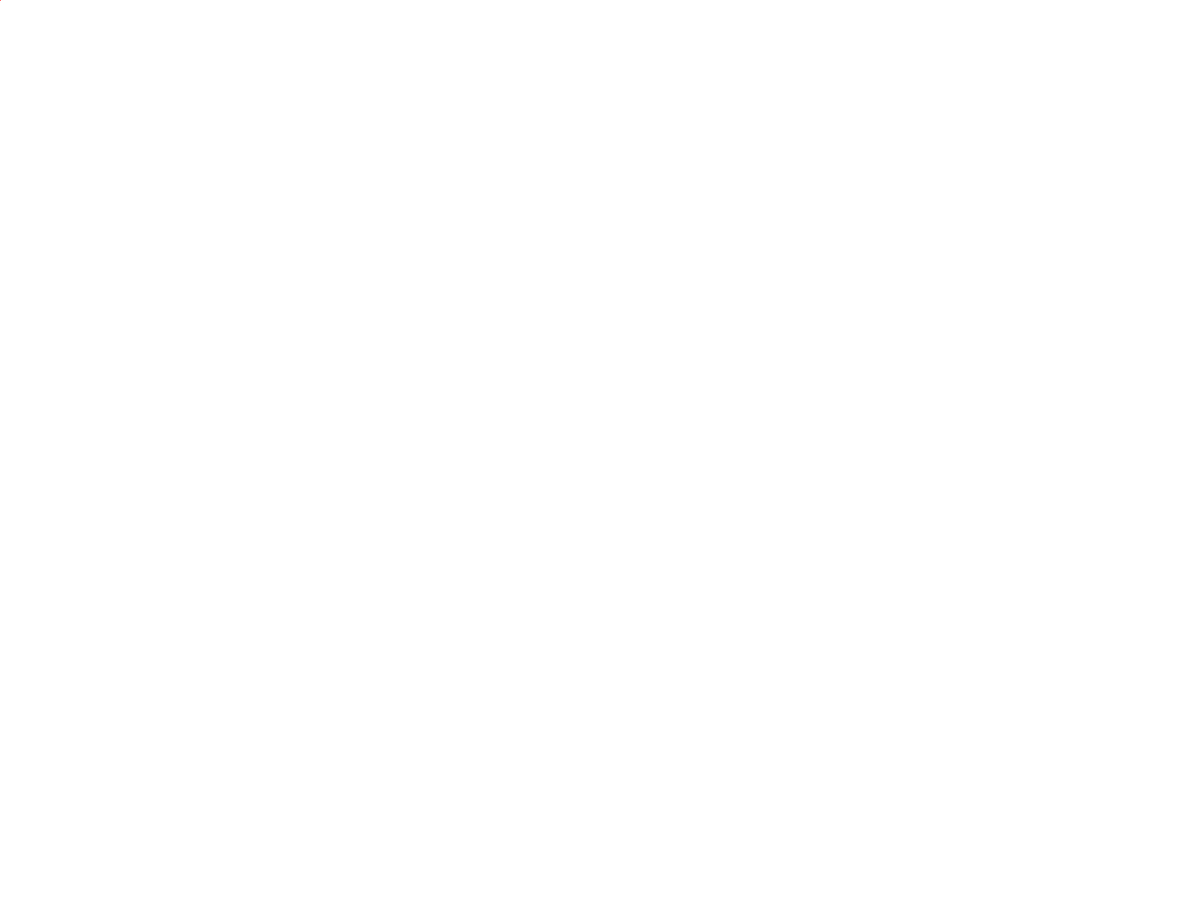
Frame 1 (no input)
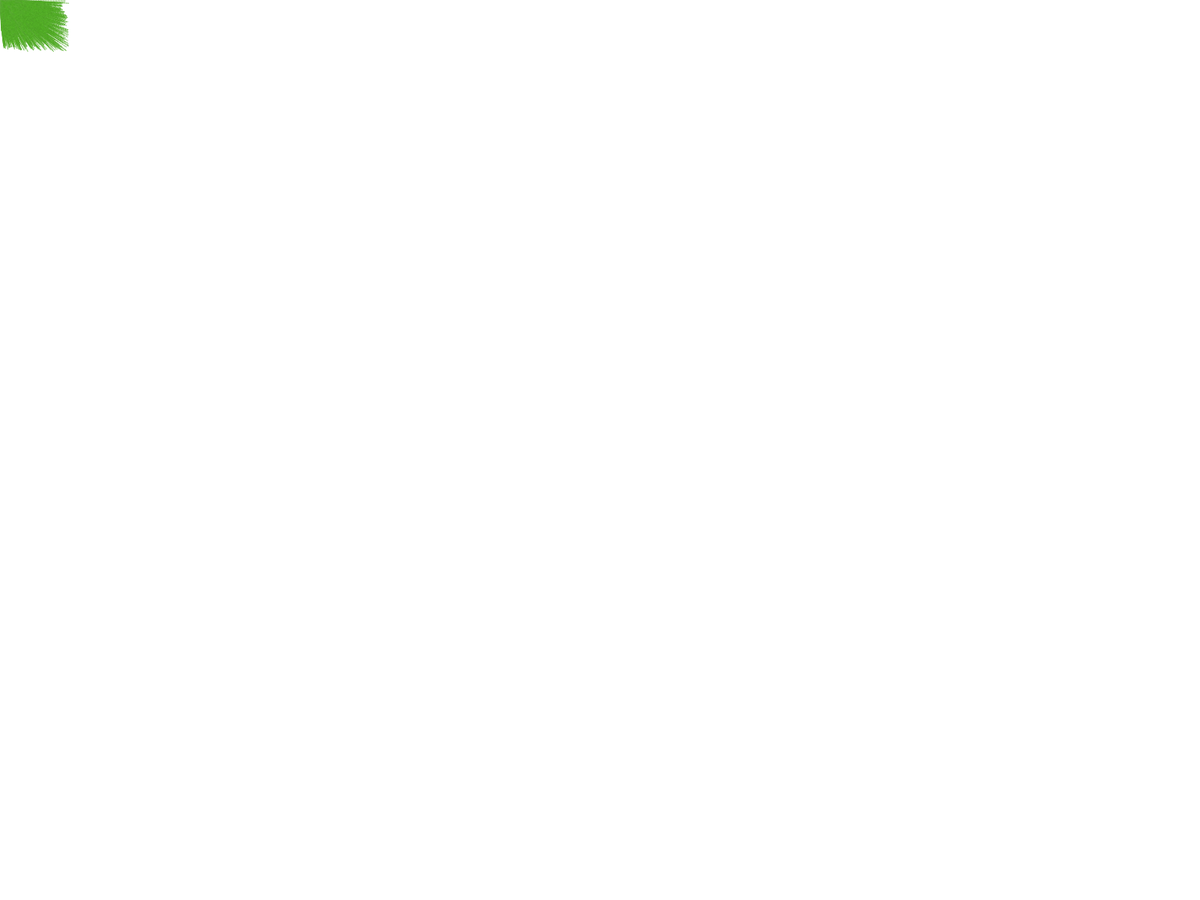
Frame 60 (the mouse pressed at the canvas centre just before this capture)
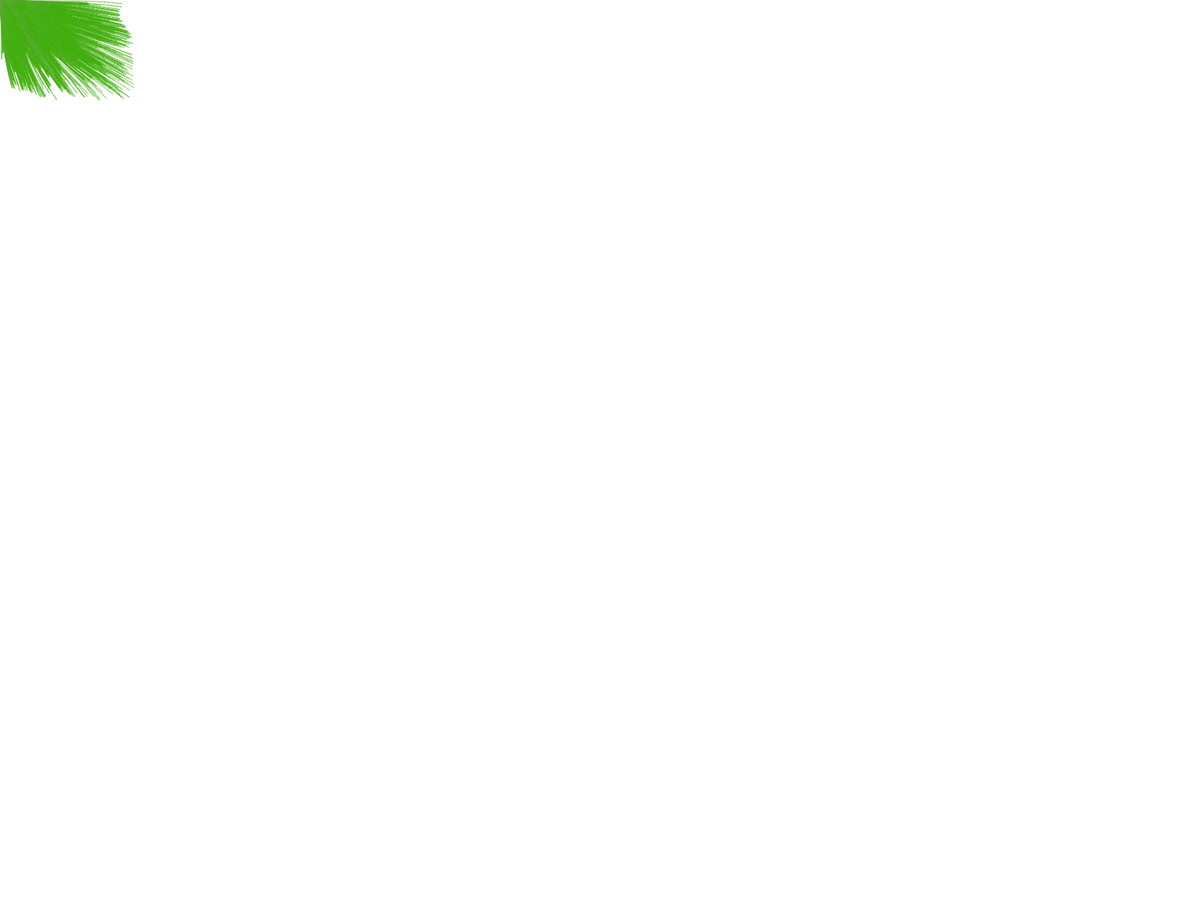
Frame 120 (the mouse held since frame 60 and released just before this capture)

The Processing sketch that drew these frames (run headless with seeded random() and noise(); from frame 60 on, the mouse is pressed at the canvas centre):

// Processing sketch: NoiseAgentV3
// ── NoiseAgentV3.pde
ArrayList<Agent> agents = new ArrayList<Agent>();
float noiseScale=1000;
float zoff;

void setup(){
  colorMode(HSB, 360, 100, 100, 100);
  fullScreen(JAVA2D);
  background(360);
  for(int i = 0; i < 1000; i++){
    Agent agent = new Agent();
    agent.x = random(0, width);
    agent.y = random(0, height);
    agent.zoff = zoff;
    agent.speed = random(0.09, 0.11);
    agent.col=color(0, 100, 100, 100);
    agents.add(agent);
  }
  frameRate(1200);
  loadPixels();
}

void draw(){
  zoff+=0.0001;
  //background(255);
  //fill(360, 1);
  //rect(0, 0, width, height);
  ArrayList<Agent> Nagents = new ArrayList<Agent>();
  for(Agent agent:agents){
    Agent Nagent = new Agent();
    Nagent.speed = agent.speed;
    float angle = map(noise(agent.x/noiseScale, agent.y/noiseScale, zoff), 0, 1, -PI, PI);
    agent.x = lerp(agent.x, width/2, 0.002);
          agent.y = lerp(agent.y, height/2, 0.002);
    if(agent.x <= 0 || agent.x >= width || agent.y <= 0 || agent.y >= height){
      
          //Nagent.speed = 0-agent.speed;
          //agent.vecx = -agent.vecx;
          //agent.vecy = -agent.vecy;
          //agent.x = width/2;
          //agent.y = height/2;
    }
    else{
      //pixelRenderer;
      //pixels[(int)agent.y*width + (int)agent.x] = int((int)agent.col);//追加
      //pointRenderer;
      fill(agent.col);
      noStroke();
      rect(agent.childx, agent.childy, 1, 1);
      //rect(agent.x, agent.y, 1, 1);
    }
    Nagent.vecx = agent.vecx*0.95 + cos(angle*2*PI)*agent.speed;
    Nagent.vecy = agent.vecy*0.95 + sin(angle*2*PI)*agent.speed;
    Nagent.x = agent.x+agent.vecx;
    Nagent.y = agent.y+agent.vecy;
    Nagent.childx = lerp(agent.childx, agent.x , 0.001);
    Nagent.childy = lerp(agent.childy, agent.y , 0.001);
    Nagent.count = agent.count+1;
    Nagent.col = color(sin((float)frameCount/12000)*100+100, sin((float)frameCount/120)*40+60, sin((float)frameCount/1200)*40+60+random(0, 10));
    //Nagent.col = color((frameCount/10)%100+100, 100, 100);
    Nagents.add(Nagent);
  }
  agents = Nagents;
  //pixelRenderer;
      //updatePixels();
}

class Position{
  float x;
  float y;
}

class Agent extends Position{
  float vecx;
  float vecy;
  int count;
  float zoff;
  float speed;
  color col;
  float childx;
  float childy;
}
